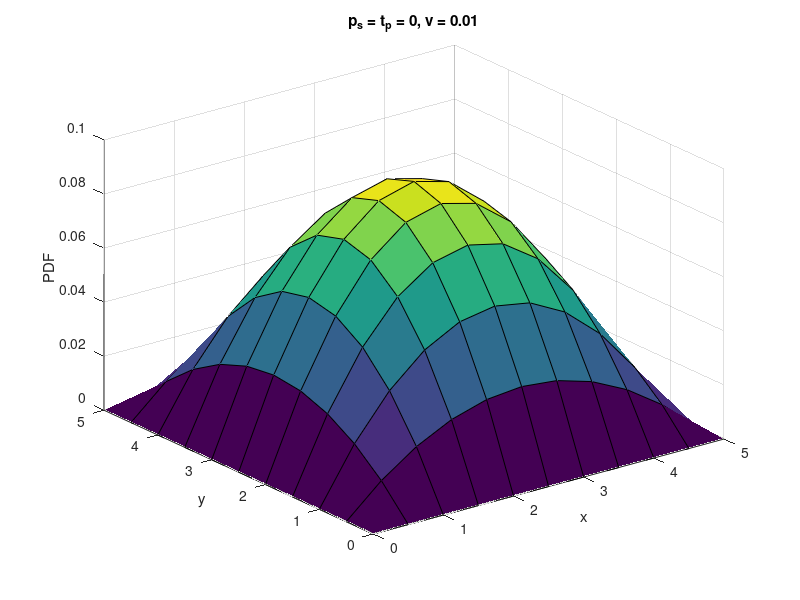
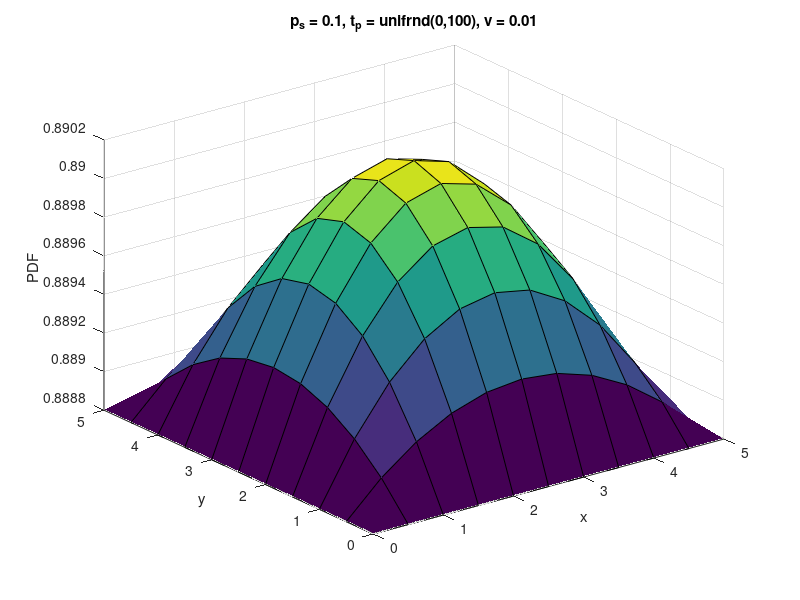
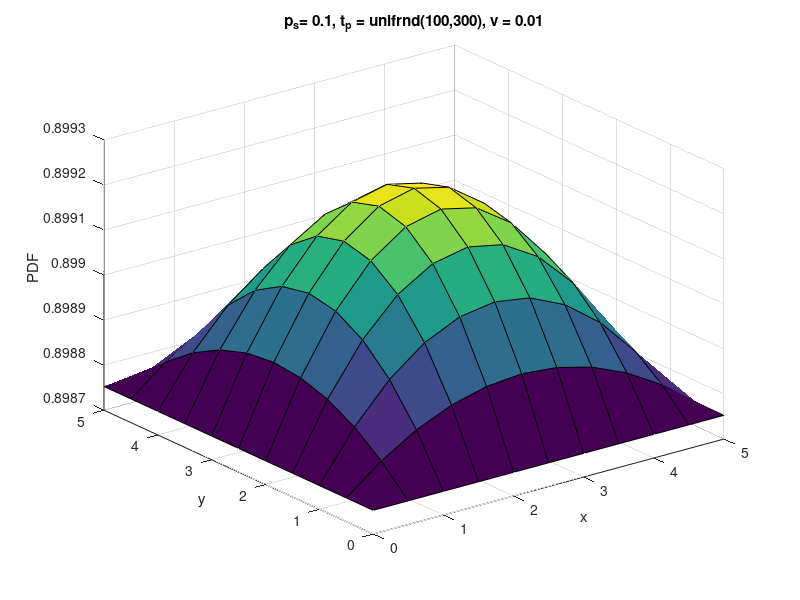
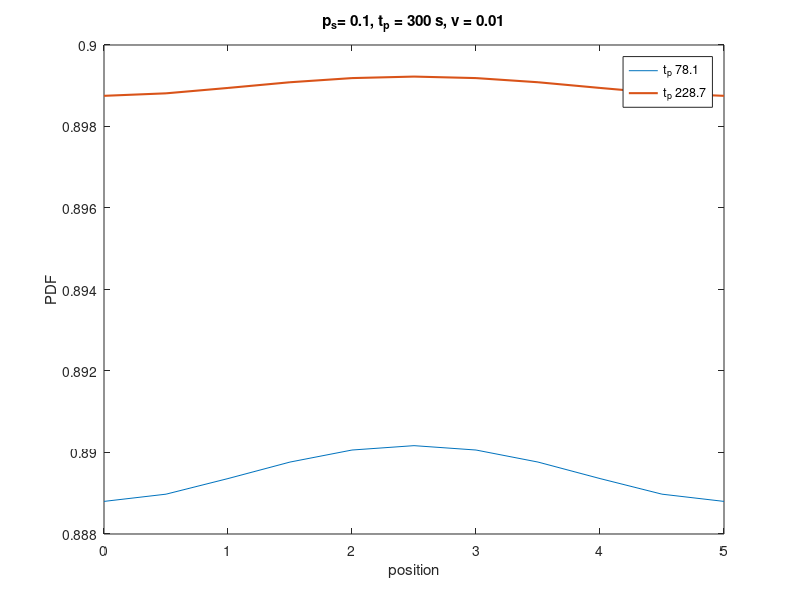

Reproduce these figures in MATLAB, in order.
a = 5;
x = 0:0.5:a;
y = 0:0.5:a;
E_L = 0.521405*a;

ps = [0.1 0.3];
v = unifrnd(1,2);

init_x = makedist('Uniform','lower',0,'upper',a);
f_init_x = pdf(init_x, x);

init_y = makedist('Uniform','lower',0,'upper',a);
f_init_y = pdf(init_y, y);

f_init = f_init_x.*f_init_y;

f_tp = unifrnd(0,100);
E_ftp = mean(f_tp);

f_tp2 = unifrnd(100,300);
E_ftp2 = mean(f_tp2);

pause_prob = 1/(1 + (E_L/(v*E_ftp)));
pause_prob2 = 1/(1 + (E_L/(v*E_ftp2)));

f_t = zeros(length(x),length(y));
f_t2 = zeros(length(x),length(y));
f_ntp = zeros(length(x),length(y));

f_m_2D = (-6/a^3*x.^2 + 6/a^2.*x).*(-6/a^3*y.^2 + 6/a^2.*y);
f_t_2D = ps(1).*f_init + (1-ps(1)).*pause_prob + (1-ps(1)).*(1-pause_prob).*f_m_2D;
f_t_2D2 = ps(1).*f_init + (1-ps(1)).*pause_prob2 + (1-ps(1)).*(1-pause_prob2).*f_m_2D;

for i=1:length(x)
    for j=1:length(y)
        f_m = (-6/a^3*x(i)^2 + 6/a^2*x(i))*(-6/a^3*y(j)^2 + 6/a^2*y(j));
        %f_m_ntp = 9/(16*a^6)*(x(i)^2-a^2)*(y(i)^2-a^2);
        f_x_temp = ps(1)*f_init(i) + (1-ps(1))*pause_prob + (1-ps(1))*(1-pause_prob)*f_m;
        %f_x_temp = 0.692 + 0.308*f_m;
        f_x_temp2 = ps(1)*f_init(i) + (1-ps(1))*pause_prob2 + (1-ps(1))*(1-pause_prob2)*f_m;
        %f_x_temp2 = 0.896 + 0.104*f_m;
        f_t(i,j) = f_x_temp;
        f_t2(i,j) = f_x_temp2;
        f_ntp(i,j) = f_m;
    end
end


% A1_inti= integral2(f_init, 0,5, 0,5);
%A0 = trapz(x, f_init);
A0 = trapz(x, f_init_x);
A1 = trapz(x, f_t);
A2 = trapz(x, f_t2);

figure(1);
[X,Y] = meshgrid(x,y);
surf(X,Y,f_ntp);
title('p_s = t_p = 0, v = 0.01');
xlabel('x')
ylabel('y')
zlabel('PDF')

figure(2);
[X,Y] = meshgrid(x,y);
surf(X,Y,f_t);
title('p_s = 0.1, t_p = unifrnd(0,100), v = 0.01');
xlabel('x')
ylabel('y')
zlabel('PDF')

figure(3);
surf(X,Y,f_t2);
title('p_s= 0.1, t_p = unifrnd(100,300), v = 0.01');
xlabel('x')
ylabel('y')
zlabel('PDF')

figure(4);
plot(x, f_t_2D, x, f_t_2D2, 'linewidth', 1.5);
xlabel('position');
ylabel('PDF');

text_legend_1 = sprintf('t_p %.1f',f_tp);
text_legend_2 = sprintf('t_p %.1f', f_tp2);
legend(text_legend_1, text_legend_2);
title('p_s= 0.1, t_p = 300 s, v = 0.01');

